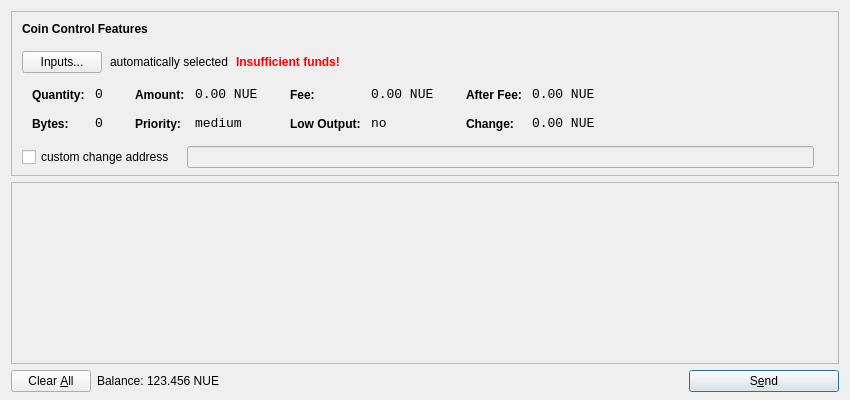
<?xml version="1.0" encoding="UTF-8"?>
<ui version="4.0">
 <class>SendCoinsByDelegateDialog</class>
 <widget class="QDialog" name="SendCoinsByDelegateDialog">
  <property name="geometry">
   <rect>
    <x>0</x>
    <y>0</y>
    <width>850</width>
    <height>400</height>
   </rect>
  </property>
  <property name="windowTitle">
   <string>Send Coins</string>
  </property>
  <layout class="QVBoxLayout" name="verticalLayout" stretch="0,1,0">
   <property name="bottomMargin">
    <number>8</number>
   </property>
   <item>
    <widget class="QFrame" name="frameCoinControl">
     <property name="sizePolicy">
      <sizepolicy hsizetype="Expanding" vsizetype="Expanding">
       <horstretch>0</horstretch>
       <verstretch>0</verstretch>
      </sizepolicy>
     </property>
     <property name="maximumSize">
      <size>
       <width>16777215</width>
       <height>16777215</height>
      </size>
     </property>
     <property name="frameShape">
      <enum>QFrame::StyledPanel</enum>
     </property>
     <property name="frameShadow">
      <enum>QFrame::Sunken</enum>
     </property>
     <layout class="QVBoxLayout" name="verticalLayoutCoinControl2">
      <property name="spacing">
       <number>9</number>
      </property>
      <property name="leftMargin">
       <number>0</number>
      </property>
      <property name="topMargin">
       <number>0</number>
      </property>
      <property name="rightMargin">
       <number>0</number>
      </property>
      <property name="bottomMargin">
       <number>6</number>
      </property>
      <item>
       <layout class="QVBoxLayout" name="verticalLayoutCoinControl" stretch="0,0,0,0,1">
        <property name="spacing">
         <number>0</number>
        </property>
        <property name="leftMargin">
         <number>10</number>
        </property>
        <property name="topMargin">
         <number>10</number>
        </property>
        <item>
         <layout class="QHBoxLayout" name="horizontalLayoutCoinControl1">
          <property name="bottomMargin">
           <number>15</number>
          </property>
          <item>
           <widget class="QLabel" name="labelCoinControlFeatures">
            <property name="sizePolicy">
             <sizepolicy hsizetype="Preferred" vsizetype="Maximum">
              <horstretch>0</horstretch>
              <verstretch>0</verstretch>
             </sizepolicy>
            </property>
            <property name="font">
             <font>
              <weight>75</weight>
              <bold>true</bold>
             </font>
            </property>
            <property name="styleSheet">
             <string notr="true">font-weight:bold;</string>
            </property>
            <property name="text">
             <string>Coin Control Features</string>
            </property>
           </widget>
          </item>
         </layout>
        </item>
        <item>
         <layout class="QHBoxLayout" name="horizontalLayoutCoinControl2" stretch="0,0,0,0">
          <property name="spacing">
           <number>8</number>
          </property>
          <property name="bottomMargin">
           <number>10</number>
          </property>
          <item>
           <widget class="QPushButton" name="pushButtonCoinControl">
            <property name="styleSheet">
             <string notr="true"/>
            </property>
            <property name="text">
             <string>Inputs...</string>
            </property>
           </widget>
          </item>
          <item>
           <widget class="QLabel" name="labelCoinControlAutomaticallySelected">
            <property name="text">
             <string>automatically selected</string>
            </property>
            <property name="margin">
             <number>5</number>
            </property>
           </widget>
          </item>
          <item>
           <widget class="QLabel" name="labelCoinControlInsuffFunds">
            <property name="font">
             <font>
              <weight>75</weight>
              <bold>true</bold>
             </font>
            </property>
            <property name="styleSheet">
             <string notr="true">color:red;font-weight:bold;</string>
            </property>
            <property name="text">
             <string>Insufficient funds!</string>
            </property>
            <property name="margin">
             <number>5</number>
            </property>
           </widget>
          </item>
          <item>
           <spacer name="horizontalSpacerCoinControl">
            <property name="orientation">
             <enum>Qt::Horizontal</enum>
            </property>
            <property name="sizeHint" stdset="0">
             <size>
              <width>40</width>
              <height>1</height>
             </size>
            </property>
           </spacer>
          </item>
         </layout>
        </item>
        <item>
         <widget class="QWidget" name="widgetCoinControl" native="true">
          <property name="sizePolicy">
           <sizepolicy hsizetype="Preferred" vsizetype="Preferred">
            <horstretch>0</horstretch>
            <verstretch>0</verstretch>
           </sizepolicy>
          </property>
          <property name="minimumSize">
           <size>
            <width>0</width>
            <height>0</height>
           </size>
          </property>
          <property name="styleSheet">
           <string notr="true"/>
          </property>
          <layout class="QHBoxLayout" name="horizontalLayoutCoinControl5">
           <property name="leftMargin">
            <number>0</number>
           </property>
           <property name="topMargin">
            <number>0</number>
           </property>
           <property name="rightMargin">
            <number>0</number>
           </property>
           <property name="bottomMargin">
            <number>0</number>
           </property>
           <item>
            <layout class="QHBoxLayout" name="horizontalLayoutCoinControl3" stretch="0,0,0,1">
             <property name="spacing">
              <number>20</number>
             </property>
             <property name="topMargin">
              <number>0</number>
             </property>
             <property name="bottomMargin">
              <number>10</number>
             </property>
             <item>
              <layout class="QFormLayout" name="formLayoutCoinControl1">
               <property name="horizontalSpacing">
                <number>10</number>
               </property>
               <property name="verticalSpacing">
                <number>14</number>
               </property>
               <property name="leftMargin">
                <number>10</number>
               </property>
               <property name="topMargin">
                <number>4</number>
               </property>
               <property name="rightMargin">
                <number>6</number>
               </property>
               <item row="0" column="0">
                <widget class="QLabel" name="labelCoinControlQuantityText">
                 <property name="styleSheet">
                  <string notr="true">font-weight:bold;</string>
                 </property>
                 <property name="text">
                  <string>Quantity:</string>
                 </property>
                 <property name="margin">
                  <number>0</number>
                 </property>
                </widget>
               </item>
               <item row="0" column="1">
                <widget class="QLabel" name="labelCoinControlQuantity">
                 <property name="font">
                  <font>
                   <family>Monospace</family>
                   <pointsize>10</pointsize>
                  </font>
                 </property>
                 <property name="cursor">
                  <cursorShape>IBeamCursor</cursorShape>
                 </property>
                 <property name="contextMenuPolicy">
                  <enum>Qt::ActionsContextMenu</enum>
                 </property>
                 <property name="text">
                  <string notr="true">0</string>
                 </property>
                 <property name="margin">
                  <number>0</number>
                 </property>
                 <property name="textInteractionFlags">
                  <set>Qt::LinksAccessibleByMouse|Qt::TextSelectableByKeyboard|Qt::TextSelectableByMouse</set>
                 </property>
                </widget>
               </item>
               <item row="1" column="0">
                <widget class="QLabel" name="labelCoinControlBytesText">
                 <property name="styleSheet">
                  <string notr="true">font-weight:bold;</string>
                 </property>
                 <property name="text">
                  <string>Bytes:</string>
                 </property>
                </widget>
               </item>
               <item row="1" column="1">
                <widget class="QLabel" name="labelCoinControlBytes">
                 <property name="font">
                  <font>
                   <family>Monospace</family>
                   <pointsize>10</pointsize>
                  </font>
                 </property>
                 <property name="cursor">
                  <cursorShape>IBeamCursor</cursorShape>
                 </property>
                 <property name="contextMenuPolicy">
                  <enum>Qt::ActionsContextMenu</enum>
                 </property>
                 <property name="text">
                  <string notr="true">0</string>
                 </property>
                 <property name="textInteractionFlags">
                  <set>Qt::LinksAccessibleByMouse|Qt::TextSelectableByKeyboard|Qt::TextSelectableByMouse</set>
                 </property>
                </widget>
               </item>
              </layout>
             </item>
             <item>
              <layout class="QFormLayout" name="formLayoutCoinControl2">
               <property name="horizontalSpacing">
                <number>10</number>
               </property>
               <property name="verticalSpacing">
                <number>14</number>
               </property>
               <property name="leftMargin">
                <number>6</number>
               </property>
               <property name="topMargin">
                <number>4</number>
               </property>
               <property name="rightMargin">
                <number>6</number>
               </property>
               <item row="0" column="0">
                <widget class="QLabel" name="labelCoinControlAmountText">
                 <property name="styleSheet">
                  <string notr="true">font-weight:bold;</string>
                 </property>
                 <property name="text">
                  <string>Amount:</string>
                 </property>
                 <property name="margin">
                  <number>0</number>
                 </property>
                </widget>
               </item>
               <item row="0" column="1">
                <widget class="QLabel" name="labelCoinControlAmount">
                 <property name="font">
                  <font>
                   <family>Monospace</family>
                   <pointsize>10</pointsize>
                  </font>
                 </property>
                 <property name="cursor">
                  <cursorShape>IBeamCursor</cursorShape>
                 </property>
                 <property name="contextMenuPolicy">
                  <enum>Qt::ActionsContextMenu</enum>
                 </property>
                 <property name="text">
                  <string notr="true">0.00 NUE</string>
                 </property>
                 <property name="textInteractionFlags">
                  <set>Qt::LinksAccessibleByMouse|Qt::TextSelectableByKeyboard|Qt::TextSelectableByMouse</set>
                 </property>
                </widget>
               </item>
               <item row="1" column="0">
                <widget class="QLabel" name="labelCoinControlPriorityText">
                 <property name="styleSheet">
                  <string notr="true">font-weight:bold;</string>
                 </property>
                 <property name="text">
                  <string>Priority:</string>
                 </property>
                </widget>
               </item>
               <item row="1" column="1">
                <widget class="QLabel" name="labelCoinControlPriority">
                 <property name="font">
                  <font>
                   <family>Monospace</family>
                   <pointsize>10</pointsize>
                  </font>
                 </property>
                 <property name="cursor">
                  <cursorShape>IBeamCursor</cursorShape>
                 </property>
                 <property name="contextMenuPolicy">
                  <enum>Qt::ActionsContextMenu</enum>
                 </property>
                 <property name="text">
                  <string>medium</string>
                 </property>
                 <property name="textInteractionFlags">
                  <set>Qt::LinksAccessibleByMouse|Qt::TextSelectableByKeyboard|Qt::TextSelectableByMouse</set>
                 </property>
                </widget>
               </item>
              </layout>
             </item>
             <item>
              <layout class="QFormLayout" name="formLayoutCoinControl3">
               <property name="horizontalSpacing">
                <number>10</number>
               </property>
               <property name="verticalSpacing">
                <number>14</number>
               </property>
               <property name="leftMargin">
                <number>6</number>
               </property>
               <property name="topMargin">
                <number>4</number>
               </property>
               <property name="rightMargin">
                <number>6</number>
               </property>
               <item row="0" column="0">
                <widget class="QLabel" name="labelCoinControlFeeText">
                 <property name="styleSheet">
                  <string notr="true">font-weight:bold;</string>
                 </property>
                 <property name="text">
                  <string>Fee:</string>
                 </property>
                 <property name="margin">
                  <number>0</number>
                 </property>
                </widget>
               </item>
               <item row="0" column="1">
                <widget class="QLabel" name="labelCoinControlFee">
                 <property name="font">
                  <font>
                   <family>Monospace</family>
                   <pointsize>10</pointsize>
                  </font>
                 </property>
                 <property name="cursor">
                  <cursorShape>IBeamCursor</cursorShape>
                 </property>
                 <property name="contextMenuPolicy">
                  <enum>Qt::ActionsContextMenu</enum>
                 </property>
                 <property name="text">
                  <string notr="true">0.00 NUE</string>
                 </property>
                 <property name="textInteractionFlags">
                  <set>Qt::LinksAccessibleByMouse|Qt::TextSelectableByKeyboard|Qt::TextSelectableByMouse</set>
                 </property>
                </widget>
               </item>
               <item row="1" column="0">
                <widget class="QLabel" name="labelCoinControlLowOutputText">
                 <property name="styleSheet">
                  <string notr="true">font-weight:bold;</string>
                 </property>
                 <property name="text">
                  <string>Low Output:</string>
                 </property>
                </widget>
               </item>
               <item row="1" column="1">
                <widget class="QLabel" name="labelCoinControlLowOutput">
                 <property name="font">
                  <font>
                   <family>Monospace</family>
                   <pointsize>10</pointsize>
                  </font>
                 </property>
                 <property name="cursor">
                  <cursorShape>IBeamCursor</cursorShape>
                 </property>
                 <property name="contextMenuPolicy">
                  <enum>Qt::ActionsContextMenu</enum>
                 </property>
                 <property name="text">
                  <string>no</string>
                 </property>
                 <property name="textInteractionFlags">
                  <set>Qt::LinksAccessibleByMouse|Qt::TextSelectableByKeyboard|Qt::TextSelectableByMouse</set>
                 </property>
                </widget>
               </item>
              </layout>
             </item>
             <item>
              <layout class="QFormLayout" name="formLayoutCoinControl4">
               <property name="horizontalSpacing">
                <number>10</number>
               </property>
               <property name="verticalSpacing">
                <number>14</number>
               </property>
               <property name="leftMargin">
                <number>6</number>
               </property>
               <property name="topMargin">
                <number>4</number>
               </property>
               <property name="rightMargin">
                <number>6</number>
               </property>
               <item row="0" column="0">
                <widget class="QLabel" name="labelCoinControlAfterFeeText">
                 <property name="styleSheet">
                  <string notr="true">font-weight:bold;</string>
                 </property>
                 <property name="text">
                  <string>After Fee:</string>
                 </property>
                 <property name="margin">
                  <number>0</number>
                 </property>
                </widget>
               </item>
               <item row="0" column="1">
                <widget class="QLabel" name="labelCoinControlAfterFee">
                 <property name="font">
                  <font>
                   <family>Monospace</family>
                   <pointsize>10</pointsize>
                  </font>
                 </property>
                 <property name="cursor">
                  <cursorShape>IBeamCursor</cursorShape>
                 </property>
                 <property name="contextMenuPolicy">
                  <enum>Qt::ActionsContextMenu</enum>
                 </property>
                 <property name="text">
                  <string notr="true">0.00 NUE</string>
                 </property>
                 <property name="textInteractionFlags">
                  <set>Qt::LinksAccessibleByMouse|Qt::TextSelectableByKeyboard|Qt::TextSelectableByMouse</set>
                 </property>
                </widget>
               </item>
               <item row="1" column="0">
                <widget class="QLabel" name="labelCoinControlChangeText">
                 <property name="styleSheet">
                  <string notr="true">font-weight:bold;</string>
                 </property>
                 <property name="text">
                  <string>Change:</string>
                 </property>
                </widget>
               </item>
               <item row="1" column="1">
                <widget class="QLabel" name="labelCoinControlChange">
                 <property name="font">
                  <font>
                   <family>Monospace</family>
                   <pointsize>10</pointsize>
                  </font>
                 </property>
                 <property name="cursor">
                  <cursorShape>IBeamCursor</cursorShape>
                 </property>
                 <property name="contextMenuPolicy">
                  <enum>Qt::ActionsContextMenu</enum>
                 </property>
                 <property name="text">
                  <string notr="true">0.00 NUE</string>
                 </property>
                 <property name="textInteractionFlags">
                  <set>Qt::LinksAccessibleByMouse|Qt::TextSelectableByKeyboard|Qt::TextSelectableByMouse</set>
                 </property>
                </widget>
               </item>
              </layout>
             </item>
            </layout>
           </item>
          </layout>
         </widget>
        </item>
        <item>
         <layout class="QHBoxLayout" name="horizontalLayoutCoinControl4" stretch="0,0,0">
          <property name="spacing">
           <number>12</number>
          </property>
          <property name="sizeConstraint">
           <enum>QLayout::SetDefaultConstraint</enum>
          </property>
          <property name="topMargin">
           <number>5</number>
          </property>
          <property name="rightMargin">
           <number>5</number>
          </property>
          <item>
           <widget class="QCheckBox" name="checkBoxCoinControlChange">
            <property name="text">
             <string>custom change address</string>
            </property>
           </widget>
          </item>
          <item>
           <widget class="QLineEdit" name="lineEditCoinControlChange">
            <property name="enabled">
             <bool>false</bool>
            </property>
            <property name="sizePolicy">
             <sizepolicy hsizetype="Expanding" vsizetype="Fixed">
              <horstretch>0</horstretch>
              <verstretch>0</verstretch>
             </sizepolicy>
            </property>
           </widget>
          </item>
          <item>
           <widget class="QLabel" name="labelCoinControlChangeLabel">
            <property name="sizePolicy">
             <sizepolicy hsizetype="Preferred" vsizetype="Expanding">
              <horstretch>0</horstretch>
              <verstretch>0</verstretch>
             </sizepolicy>
            </property>
            <property name="minimumSize">
             <size>
              <width>0</width>
              <height>0</height>
             </size>
            </property>
            <property name="text">
             <string/>
            </property>
            <property name="margin">
             <number>3</number>
            </property>
           </widget>
          </item>
         </layout>
        </item>
        <item>
         <spacer name="verticalSpacerCoinControl">
          <property name="orientation">
           <enum>Qt::Vertical</enum>
          </property>
          <property name="sizeHint" stdset="0">
           <size>
            <width>800</width>
            <height>1</height>
           </size>
          </property>
         </spacer>
        </item>
       </layout>
      </item>
     </layout>
    </widget>
   </item>
   <item>
    <widget class="QScrollArea" name="scrollArea">
     <property name="widgetResizable">
      <bool>true</bool>
     </property>
     <widget class="QWidget" name="scrollAreaWidgetContents">
      <property name="geometry">
       <rect>
        <x>0</x>
        <y>0</y>
        <width>822</width>
        <height>112</height>
       </rect>
      </property>
      <layout class="QVBoxLayout" name="verticalLayout_2">
       <property name="leftMargin">
        <number>0</number>
       </property>
       <property name="topMargin">
        <number>0</number>
       </property>
       <property name="rightMargin">
        <number>0</number>
       </property>
       <property name="bottomMargin">
        <number>0</number>
       </property>
       <item>
        <layout class="QVBoxLayout" name="entries">
         <property name="spacing">
          <number>6</number>
         </property>
        </layout>
       </item>
       <item>
        <spacer name="verticalSpacer">
         <property name="orientation">
          <enum>Qt::Vertical</enum>
         </property>
         <property name="sizeHint" stdset="0">
          <size>
           <width>20</width>
           <height>40</height>
          </size>
         </property>
        </spacer>
       </item>
      </layout>
     </widget>
    </widget>
   </item>
   <item>
    <layout class="QHBoxLayout" name="horizontalLayout">
     <item>
      <widget class="QPushButton" name="clearButton">
       <property name="sizePolicy">
        <sizepolicy hsizetype="Minimum" vsizetype="Fixed">
         <horstretch>0</horstretch>
         <verstretch>0</verstretch>
        </sizepolicy>
       </property>
       <property name="toolTip">
        <string>Remove all transaction fields</string>
       </property>
       <property name="text">
        <string>Clear &amp;All</string>
       </property>
       <property name="icon">
        <iconset resource="../bitcoin.qrc">
         <normaloff>:/icons/remove</normaloff>:/icons/remove</iconset>
       </property>
       <property name="autoRepeatDelay">
        <number>300</number>
       </property>
       <property name="autoDefault">
        <bool>false</bool>
       </property>
      </widget>
     </item>
     <item>
      <layout class="QHBoxLayout" name="horizontalLayout_2">
       <property name="spacing">
        <number>3</number>
       </property>
       <item>
        <widget class="QLabel" name="label">
         <property name="text">
          <string>Balance:</string>
         </property>
        </widget>
       </item>
       <item>
        <widget class="QLabel" name="labelBalance">
         <property name="cursor">
          <cursorShape>IBeamCursor</cursorShape>
         </property>
         <property name="text">
          <string>123.456 NUE</string>
         </property>
         <property name="textInteractionFlags">
          <set>Qt::LinksAccessibleByMouse|Qt::TextSelectableByKeyboard|Qt::TextSelectableByMouse</set>
         </property>
        </widget>
       </item>
      </layout>
     </item>
     <item>
      <spacer name="horizontalSpacer">
       <property name="orientation">
        <enum>Qt::Horizontal</enum>
       </property>
       <property name="sizeHint" stdset="0">
        <size>
         <width>40</width>
         <height>20</height>
        </size>
       </property>
      </spacer>
     </item>
     <item>
      <widget class="QPushButton" name="sendButton">
       <property name="minimumSize">
        <size>
         <width>150</width>
         <height>0</height>
        </size>
       </property>
       <property name="toolTip">
        <string>Confirm the send action</string>
       </property>
       <property name="text">
        <string>S&amp;end</string>
       </property>
       <property name="icon">
        <iconset resource="../bitcoin.qrc">
         <normaloff>:/icons/send</normaloff>:/icons/send</iconset>
       </property>
       <property name="default">
        <bool>true</bool>
       </property>
      </widget>
     </item>
    </layout>
   </item>
  </layout>
 </widget>
 <resources>
  <include location="../bitcoin.qrc"/>
 </resources>
 <connections/>
</ui>
